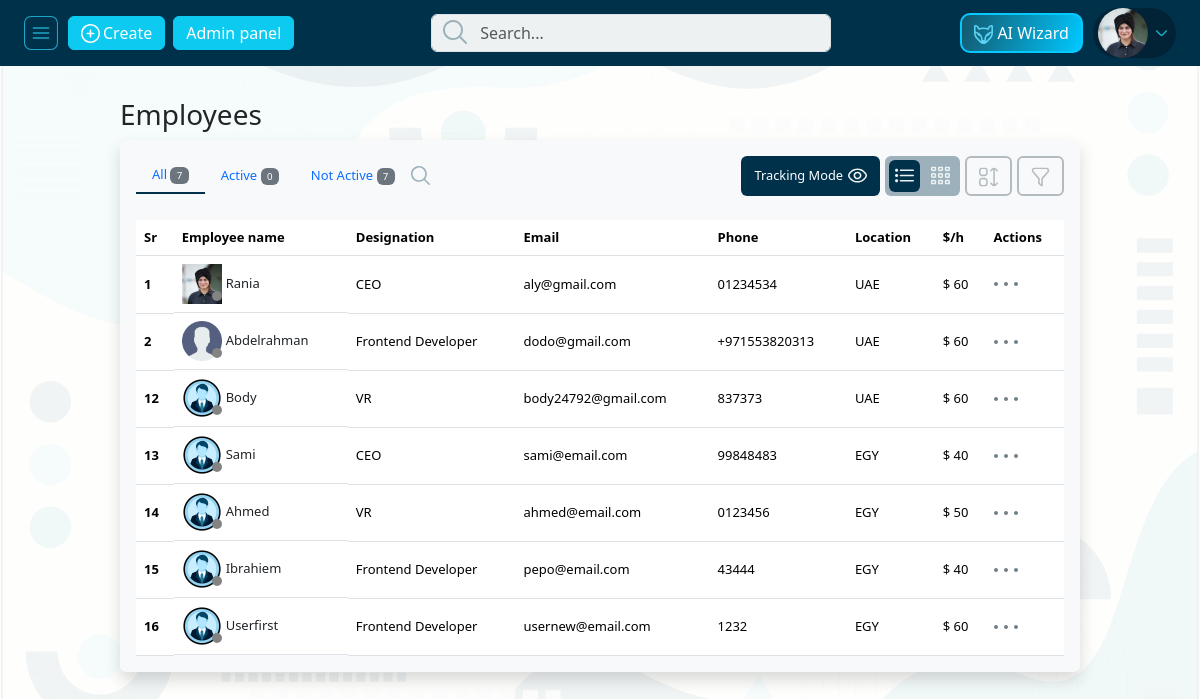
Screenshot of /employee (signed in) with the database file from the repository.
### pages/models.py (models this page shows, shortened)
class Employee(models.Model):
    EmployeeID = models.AutoField(primary_key=True)
    FirstName = models.CharField(max_length=255)
    LastName = models.CharField(max_length=255)
    Email = models.EmailField()
    Phone = models.CharField(max_length=20)
    Department = models.ForeignKey(
        Department, on_delete=models.SET_NULL, null=True)
    JobTitle = models.ForeignKey(
        JobTitle, on_delete=models.SET_NULL, null=True)
    HireDate = models.DateField(default=datetime.today())
    user = models.OneToOneField(
        User, on_delete=models.CASCADE, null=True, default=None)
    EmployeePhoto = models.ImageField(
        upload_to='employee_photos/', default='employee_photos/default-employee.webp', null=True, blank=True)
    Location = models.CharField(max_length=50, null=True)
    PerHour = models.CharField(max_length=10, null=True)
    EmployeeTarget = models.IntegerField(max_length=10, null=True, blank=True)
    MinTarget = models.IntegerField(max_length=3, null=True, blank=True)

class JobTitle(models.Model):
    JobTitleID = models.AutoField(primary_key=True)
    JobTitleName = models.CharField(max_length=255)
    Responsibilities = models.TextField()
    Qualifications = models.TextField()
    def __str__(self):
        return self.JobTitleName

### pages/views.py (the view)
# urls.py: path('employee', views.employee, name='employees'),
@login_required
def employee(request):
    employee = get_object_or_404(Employee, user=request.user)
    if 'q' in request.GET:
        q = request.GET['q']
        employee_list = Employee.objects.filter(
            Q(FirstName__icontains=q) | Q(LastName__icontains=q))
    else:
        employee_list = Employee.objects.all()
    context = {
        'employees': employee_list,
        'employee': employee,
        'employee_json': json.dumps(list(Employee.objects.values()), sort_keys=True, default=str)
    }
    return render(request, 'pages/employees.html', context)

### templates/pages/employees.html (shortened to what this page needs)
{% extends 'base_custom.html' %}
{% load static %}
{% block style %}
<link rel="stylesheet" href="{% static 'front-end-static/css/bootstrap.min.css' %}">
<link rel="stylesheet" href="{% static 'front-end-static/css/style.min.css' %}">
{% endblock style %}
{% block content %}
{% include 'parts/navbar.html' %}
<div class="row m-0">
    <div class="col-9 employees_content mt-4 offset_left" id="side_content">
        <h3 class="text-capitalize my-2">employees</h3>
        <div class="employees_container shadow p-3 mb-5 bg-body-tertiary rounded">
            <div class="nav justify-content-between" id="nav-tab" role="tablist">
                <div class="d-flex align-items-center">
                    <button class="nav-link active" id="nav-home-tab" data-bs-toggle="tab" data-bs-target="#nav-home"
                        type="button" role="tab" aria-controls="nav-home" aria-selected="true">All <span
                            class="badge bg-secondary fw-normal">{{employees.count}}</span></button>
                    <button class="nav-link" id="nav-profile-tab" data-bs-toggle="tab" data-bs-target="#nav-profile"
                        type="button" role="tab" aria-controls="nav-profile" aria-selected="false">Active <span
                            class="badge bg-secondary fw-normal">0</span></button>
                    <button class="nav-link" id="nav-contact-tab" data-bs-toggle="tab" data-bs-target="#nav-contact"
                        type="button" role="tab" aria-controls="nav-contact" aria-selected="false">Not Active <span
                            class="badge bg-secondary fw-normal">{{employees.count}}</span></button>
                    <img src="{% static 'front-end-static/images/icons/search.svg' %}" style="cursor: pointer;"
                        onclick="search_toggler()" class="icon" alt="icon">
                </div>
                <div class="right d-flex">
                    <a href="{% url 'employees-tracking' %}"
                        class="btn d-flex align-items-center text-white tracking_mode">
                        <span>Tracking Mode</span>
                        <img src="{% static 'front-end-static/images/icons/table/eye.svg' %}" class="icon" alt="icon">
                    </a>
                    <div class="d-flex listing">
                        <button type="button" class="btn d-flex align-items-center">
                            <img src="{% static 'front-end-static/images/icons/table/list.svg' %}" class="icon"
                                alt="icon">
                        </button>
                        <button type="button" class="btn d-flex align-items-center">
                            <img src="{% static 'front-end-static/images/icons/table/grid.svg' %}" class="icon"
                                alt="icon">
                        </button>
                    </div>
                    <button type="button" id="sortBtn" class="btn">
                        <img src="{% static 'front-end-static/images/icons/table/sort.svg' %}" class="icon" alt="icon">
                    </button>
                    <div class="dropdown">
                        <button type="button" class="btn btn-outline-dark" data-bs-toggle="dropdown"
                            aria-expanded="false">
                            <img src="{% static 'front-end-static/images/icons/table/filter.svg' %}" class="icon"
                                alt="icon">
                        </button>
                    </div>
                </div>
            </div>
            <div class="tab-content" id="nav-tabContent">
                <div class="tab-pane fade show active" id="nav-home" role="tabpanel" aria-labelledby="nav-home-tab"
                    tabindex="0">
                    <div class="table_container mt-4 table-responsive">
                        <table class="table mb-0">
                            <thead>
                                <tr>
                                    <th scope="col">Sr</th>
                                    <th scope="col">Employee name</th>
                                    <th scope="col">Designation</th>
                                    <th scope="col">Email</th>
                                    <th scope="col">Phone</th>
                                    <th scope="col">Location</th>
                                    <th scope="col">$/h</th>
                                    <th scope="col">Actions</th>
                                </tr>
                            </thead>
                            <tbody id="employee__body">
                                {% for emp in employees %}
                                <tr class="align-middle">
                                    <th scope="row">{{emp.EmployeeID}}</th>
                                    <td class="text-dark d-flex align-items-center">
                                        <div class="image_container  offline">
                                            <img src="{{emp.EmployeePhoto.url}}" class="employee_image"
                                                alt="Employee image">
                                        </div>
                                        <span class="ms-1">{{emp.FirstName|title}}</span>
                                    </td>
                                    <td>{{emp.JobTitle}}</td>
                                    <td>{{emp.Email}}</td>
                                    <td>{{emp.Phone}}</td>
                                    <td>{{emp.Location | upper}}</td>
                                    <td class="price">{{emp.PerHour}}</td>
                                    <td>
                                        <img src="{% static 'front-end-static/images/icons/dots.svg' %}" alt="icon"
                                            class="employee_image">
                                    </td>
                                </tr>
                                {% endfor %}
                            </tbody>
                        </table>
                    </div>
                </div>
            </div>
        </div>
    </div>
</div>
{% endblock content %}

### templates/parts/navbar.html (shortened to what this page needs)
{% load static %}
<nav class="navbar site_nav">
    <div class="d-flex justify-content-between w-100 mx-4 align-items-center">
        <div class="d-flex left align-items-center">
            <div id="toggler" class="d-flex align-items-center">
                <img src="{% static 'front-end-static/images/icons/nav_btn.svg' %}" class="toggle_icon" alt="nav btn">
            </div>
            <button type="button" class="btn btn-info text-white">
                <img src="{% static 'front-end-static/images/icons/plus.svg' %}" class="icon" alt="plus icon">
                <span>Create</span>
            </button>
            {% if employee.user.is_superuser %}
            <button type="button" class="btn btn-info mx-2 text-white">
                <a style="color: #fff;" href="{% url 'admin:index' %}">Admin panel</a>
            </button>
            {% endif %}
        </div>
        <div class="search_container">
            <form>
                <input type="text" name="q" id="global_nav_search" class="form-control" placeholder="Search...">
            </form>
        </div>
        <div class="d-flex align-items-center">
            <div class="btn ai_btn">
                <a href="{% url 'ai-assistant' %}" style="text-decoration: none;color: white;">
                    <img src="{% static 'front-end-static/images/icons/fox.svg' %}" class="icon" alt="Ai icon">
                    <span>AI Wizard</span>
                </a>
            </div>
            <div class="dropdown d-flex">
                <button class="border-0" type="button" data-bs-toggle="dropdown" aria-expanded="false">
                    {% if employee.EmployeePhoto.url %}
                    <img style="width: 50px;height: 50px;" src="{{ employee.EmployeePhoto.url }}" class="rounded-circle"
                        alt="user">
                    {% endif %}
                    <img src="{% static 'front-end-static/images/icons/arrow_down_light.svg' %}" class="icon"
                        alt="icon">
                </button>
            </div>
        </div>
    </div>
</nav>

### rows the page displays
Employee: EmployeePhoto (picture), EmployeeID "1", FirstName "Rania", JobTitle "CEO", Email "aly@gmail.com", Phone "01234534", Location "UAE", PerHour "60"
Employee: EmployeeID "2", EmployeePhoto (picture), FirstName "Abdelrahman", JobTitle "Frontend Developer", Email "dodo@gmail.com", Phone "+971553820313", Location "UAE", PerHour "60"
Employee: EmployeeID "12", EmployeePhoto (placeholder picture), FirstName "Body", JobTitle "VR", Email "body24792@gmail.com", Phone "837373", Location "UAE", PerHour "60"
Employee: EmployeeID "13", EmployeePhoto (placeholder picture), FirstName "Sami", JobTitle "CEO", Email "sami@email.com", Phone "99848483", Location "EGY", PerHour "40"
Employee: EmployeeID "14", EmployeePhoto (placeholder picture), FirstName "Ahmed", JobTitle "VR", Email "ahmed@email.com", Phone "0123456", Location "EGY", PerHour "50"
Employee: EmployeeID "15", EmployeePhoto (placeholder picture), FirstName "Ibrahiem", JobTitle "Frontend Developer", Email "pepo@email.com", Phone "43444", Location "EGY", PerHour "40"
Employee: EmployeeID "16", EmployeePhoto (placeholder picture), FirstName "Userfirst", JobTitle "Frontend Developer", Email "usernew@email.com", Phone "1232", Location "EGY", PerHour "60"

### other values shown
{{ employees.count }} "7"
